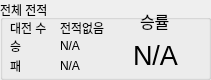
     <widget class="QGroupBox" name="groupJobRecord">
      <property name="geometry">
       <rect>
        <x>580</x>
        <y>0</y>
        <width>211</width>
        <height>80</height>
       </rect>
      </property>
      <property name="title">
       <string>전체 전적</string>
      </property>
      <widget class="QLabel" name="label_9">
       <property name="geometry">
        <rect>
         <x>10</x>
         <y>20</y>
         <width>41</width>
         <height>16</height>
        </rect>
       </property>
       <property name="text">
        <string>대전 수</string>
       </property>
      </widget>
      <widget class="QLabel" name="label_12">
       <property name="geometry">
        <rect>
         <x>10</x>
         <y>40</y>
         <width>56</width>
         <height>12</height>
        </rect>
       </property>
       <property name="text">
        <string>승</string>
       </property>
      </widget>
      <widget class="QLabel" name="label_13">
       <property name="geometry">
        <rect>
         <x>10</x>
         <y>60</y>
         <width>56</width>
         <height>12</height>
        </rect>
       </property>
       <property name="text">
        <string>패</string>
       </property>
      </widget>
      <widget class="QLabel" name="label_15">
       <property name="geometry">
        <rect>
         <x>140</x>
         <y>10</y>
         <width>31</width>
         <height>21</height>
        </rect>
       </property>
       <property name="font">
        <font>
         <pointsize>12</pointsize>
        </font>
       </property>
       <property name="text">
        <string>승률</string>
       </property>
      </widget>
      <widget class="QLabel" name="JobWinRate">
       <property name="geometry">
        <rect>
         <x>110</x>
         <y>40</y>
         <width>91</width>
         <height>31</height>
        </rect>
       </property>
       <property name="font">
        <font>
         <pointsize>20</pointsize>
        </font>
       </property>
       <property name="text">
        <string>N/A</string>
       </property>
       <property name="alignment">
        <set>Qt::AlignCenter</set>
       </property>
      </widget>
      <widget class="QLabel" name="JobVS">
       <property name="geometry">
        <rect>
         <x>60</x>
         <y>20</y>
         <width>56</width>
         <height>16</height>
        </rect>
       </property>
       <property name="text">
        <string>전적없음</string>
       </property>
      </widget>
      <widget class="QLabel" name="JobWin">
       <property name="geometry">
        <rect>
         <x>60</x>
         <y>40</y>
         <width>56</width>
         <height>12</height>
        </rect>
       </property>
       <property name="text">
        <string>N/A</string>
       </property>
      </widget>
      <widget class="QLabel" name="JobLose">
       <property name="geometry">
        <rect>
         <x>60</x>
         <y>60</y>
         <width>56</width>
         <height>12</height>
        </rect>
       </property>
       <property name="text">
        <string>N/A</string>
       </property>
      </widget>
     </widget>
